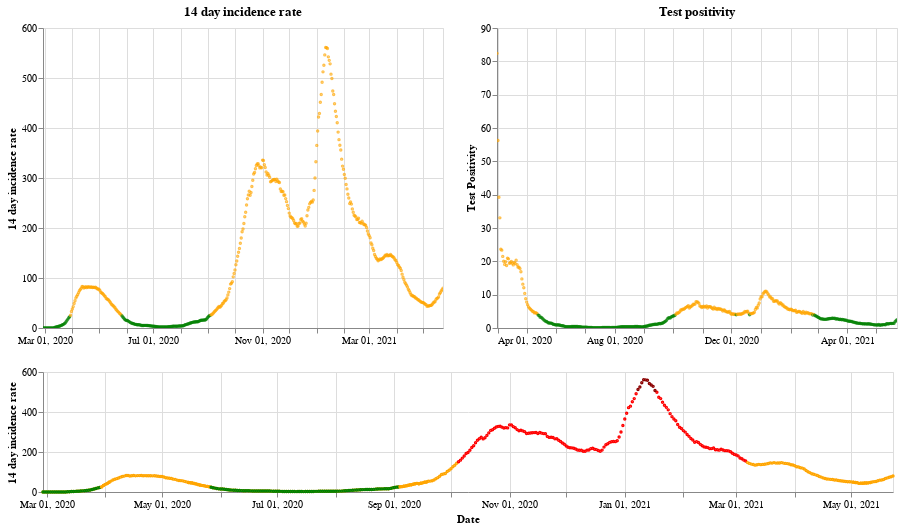

The notebook cell this image was saved under:
### Markdown cell above
## Scotland

### Code cell
plot_traffic_light('Scotland')

### Figure 1 — Vega-Lite specification as saved in the notebook (floating-point values rounded to 4 significant figures; data arrays with more than 128 entries replaced by an {"elided": "..."} marker saying what was removed)
{"config": {"view": {"continuousWidth": 400, "continuousHeight": 300}}, "vconcat": [{"hconcat": [{"mark": {"type": "point", "size": 2}, "encoding": {"color": {"condition": {"value": "green", "test": "(datum.twoWeeklyCasesRate <= 25)"}, "value": "orange"}, "tooltip": [{"type": "nominal", "field": "areaName"}, {"type": "temporal", "field": "date"}, {"type": "quantitative", "field": "twoWeeklyCasesRate"}, {"type": "quantitative", "field": "testPositivity"}], "x": {"type": "temporal", "axis": {"title": ""}, "field": "date", "scale": {"domain": {"selection": "DateBrush"}}, "timeUnit": "yearmonthdate"}, "y": {"type": "quantitative", "axis": {"title": "14 day incidence rate"}, "field": "twoWeeklyCasesRate"}}, "title": "14 day incidence rate", "width": 400}, {"mark": {"type": "point", "size": 2}, "encoding": {"color": {"condition": {"value": "green", "test": "(datum.testPositivity <= 4)"}, "value": "orange"}, "tooltip": [{"type": "nominal", "field": "areaName"}, {"type": "temporal", "field": "date"}, {"type": "quantitative", "field": "twoWeeklyCasesRate"}, {"type": "quantitative", "field": "testPositivity"}], "x": {"type": "temporal", "axis": {"title": ""}, "field": "date", "scale": {"domain": {"selection": "DateBrush"}}, "timeUnit": "yearmonthdate"}, "y": {"type": "quantitative", "axis": {"title": "Test Positivity"}, "field": "testPositivity"}}, "title": "Test positivity", "width": 400}]}, {"layer": [{"mark": {"type": "point", "size": 2}, "encoding": {"color": {"condition": {"value": "orange", "test": "((50 && datum.twoWeeklyCasesRate) < 150)"}, "value": "red"}, "opacity": {"condition": {"value": 1, "test": "((50 && datum.twoWeeklyCasesRate) < 500)"}, "value": 0}, "tooltip": [{"type": "nominal", "field": "areaName"}, {"type": "temporal", "field": "date"}, {"type": "quantitative", "field": "twoWeeklyCasesRate"}, {"type": "quantitative", "field": "testPositivity"}], "x": {"type": "temporal", "axis": {"title": "Date"}, "field": "date", "timeUnit": "yearmonthdate"}, "y": {"type": "quantitative", "axis": {"title": "14 day incidence rate"}, "field": "twoWeeklyCasesRate"}}, "selection": {"DateBrush": {"type": "interval", "encodings": ["x"], "fields": ["Time"]}}, "width": 850}, {"mark": {"type": "point", "size": 2}, "encoding": {"color": {"value": "darkred"}, "opacity": {"condition": {"value": 1, "test": "(datum.twoWeeklyCasesRate >= 500)"}, "value": 0}, "tooltip": [{"type": "nominal", "field": "areaName"}, {"type": "temporal", "field": "date"}, {"type": "quantitative", "field": "twoWeeklyCasesRate"}, {"type": "quantitative", "field": "testPositivity"}], "x": {"type": "temporal", "axis": {"title": "Date"}, "field": "date", "timeUnit": "yearmonthdate"}, "y": {"type": "quantitative", "axis": {"title": "14 day incidence rate"}, "field": "twoWeeklyCasesRate"}}, "width": 400}, {"mark": {"type": "point", "size": 2}, "encoding": {"color": {"condition": {"value": "green", "test": "((4 && datum.twoWeeklyCasesRate) < 25)"}, "value": "orange"}, "opacity": {"condition": {"value": 1, "test": "(datum.twoWeeklyCasesRate < 50)"}, "value": 0}, "tooltip": [{"type": "nominal", "field": "areaName"}, {"type": "temporal", "field": "date"}, {"type": "quantitative", "field": "twoWeeklyCasesRate"}, {"type": "quantitative", "field": "testPositivity"}], "x": {"type": "temporal", "axis": {"title": "Date"}, "field": "date", "timeUnit": "yearmonthdate"}, "y": {"type": "quantitative", "axis": {"title": "14 day incidence rate"}, "field": "twoWeeklyCasesRate"}}, "width": 400}], "height": 120, "width": 800}], "data": {"name": "data-42d3b7ce0e9306dbc3be9d10164e9f12"}, "$schema": "https://vega.github.io/schema/vega-lite/v4.8.1.json", "datasets": {"data-42d3b7ce0e9306dbc3be9d10164e9f12": {"elided": "451 records"}}}
